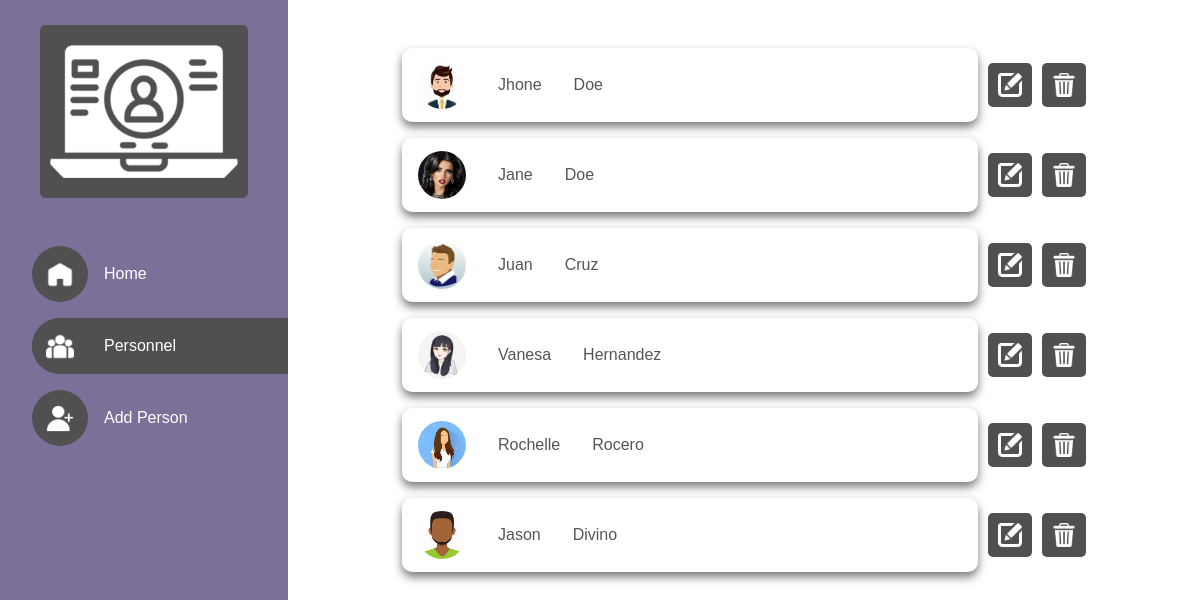
The page /personnel.php on the database its author committed.
### tables this page shows
CREATE TABLE `personnel` (
  `person_id` varchar(40) NOT NULL,
  `image_name` varchar(40) NOT NULL,
  `firstname` varchar(40) NOT NULL,
  `middlename` varchar(40) NOT NULL,
  `lastname` varchar(40) NOT NULL,
  `extension` varchar(5) NOT NULL,
  `gender` varchar(10) NOT NULL,
  `civil_status` varchar(15) NOT NULL,
  `favorite_color` varchar(10) NOT NULL,
  `height` int(5) NOT NULL,
  `weight` int(5) NOT NULL,
  `date_of_birth` varchar(10) NOT NULL,
  `age` int(5) NOT NULL,
  `city_mun_pob` varchar(40) NOT NULL,
  `province_pob` varchar(40) NOT NULL,
  `city_mun_address` varchar(40) NOT NULL,
  `province_address` varchar(40) NOT NULL,
  `phone_number` bigint(20) NOT NULL,
  `email` varchar(40) NOT NULL,
  `citizenship` varchar(40) NOT NULL,
  `religion` varchar(40) NOT NULL,
  `language_spoken` varchar(40) NOT NULL
);

### process/dbh.php (called while the page is built, shortened)
<?php
function db_connect(){
    $con = mysqli_connect("localhost", "root", "", "rdpis");
    return $con;
}

### process/getters.php (called while the page is built, shortened)
<?php
require_once $_SERVER['DOCUMENT_ROOT'] . "/rdpis/process/dbh.php";
function get_persons(){
    $sql = "SELECT person_id, image_name, firstname, lastname FROM personnel;";
    $result = mysqli_query(db_connect(), $sql);
    return $result;
}

### personnel.php (the view, shortened to what this page needs)
<?php
    require_once $_SERVER['DOCUMENT_ROOT'] . "/rdpis/process/getters.php";
?>
<!DOCTYPE html>
<html lang="en">
<head>
    <link rel="stylesheet" href="./css/general.css">
    <link rel="stylesheet" href="./css/personnel.css">
</head>
<body>
    <div class="main_container">
        <?php include "./includes/sidebar.inc.php"; ?>
        <div class="container">
            <div class="persons_container">
                <?php
                    $persons = get_persons();
                    if (mysqli_num_rows($persons) > 0) {
                        while($person = mysqli_fetch_assoc($persons)) {
                            echo '
                                <div class="person_container">
                                    <a class="person" href="./person_viewer.php?person_id='.$person["person_id"].'">
                                        <img class="profile_image" src="./uploads/profileImages/'. $person["image_name"] .'" alt="">
                                        <span>'. $person["firstname"] .'</span>
                                        <span>'. $person["lastname"]. '</span>
                                    </a>
                                    <div class="person_action" id="'.$person["person_id"].'">
                                        <a class="update_btn" href="./person_form.php?person_id='.$person["person_id"].'">
                                            <img src="./images/edit.png" >
                                        </a> <br>
                                        <img src="./images/bin.png" class="delete_btn" onclick="confirmDelete(`'.$person["person_id"].'`, `'.$person["firstname"].'`);" />
                                    </div>
                                </div>
                            ';
                        }
                    }
                ?>
            </div>
        </div>
    </div>
</body>
</html>

### css/general.css (style rules this page uses)
* { margin: 0; padding: 0; font-family: Verdana, Geneva, Tahoma, sans-serif; }
.main_container { display: flex; background-color: #FFF; }
.container { flex: 1; margin-left: 18rem; height: 100vh; overflow-y: scroll; display: flex; flex-direction: column; align-items: center; }

### css/personnel.css (style rules this page uses)
.person, .person_container, .persons_container, .person_action { display: flex; flex-wrap: nowrap; align-items: center; }
.persons_container { flex-direction: column; width: 100%; padding: 2rem 0; }
.person_container { margin-top: 1rem; width: 75%; }
.person { width: 100%; background-color: #FFF; border-radius: 10px; padding: 13px 1rem; text-decoration: none; color: #555555; box-shadow: 0px 5px 10px 0px #797979; transition: all .5s ease; }
.person span { padding-left: 2rem; }
.profile_image { width: 3rem; height: 3rem; border-radius: 50%; object-fit: cover; }
.person_action { display: flex; }
.update_btn, .delete_btn { width: 1.5rem; height: 1.5rem; margin-left: 10px; border-radius: 5px; font-size: 15px; background-color: #505050; padding: 10px; border-radius: 5px; cursor: pointer; transition: background-color .5s ease; }
.update_btn { text-decoration: none; }
.update_btn img { width: 100%; height: 100%; object-fit: cover; }

### rows shown on the page
personnel: image_name (picture), firstname "Jhone", lastname "Doe"
personnel: image_name (picture), firstname "Jane", lastname "Doe"
personnel: image_name (picture), firstname "Juan", lastname "Cruz"
personnel: image_name (picture), firstname "Vanesa", lastname "Hernandez"
personnel: image_name (picture), firstname "Rochelle", lastname "Rocero"
personnel: image_name (picture), firstname "Jason", lastname "Divino"
